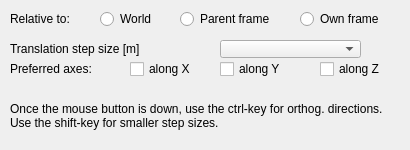
   <widget class="QWidget" name="mouseTranslation">
    <attribute name="title">
     <string>Mouse Translation</string>
    </attribute>
    <widget class="QLabel" name="label_18">
     <property name="geometry">
      <rect>
       <x>10</x>
       <y>90</y>
       <width>391</width>
       <height>51</height>
      </rect>
     </property>
     <property name="text">
      <string>Once the mouse button is down, use the ctrl-key for orthog. directions. Use the shift-key for smaller step sizes.</string>
     </property>
     <property name="wordWrap">
      <bool>true</bool>
     </property>
    </widget>
    <widget class="QRadioButton" name="qqPosOwn">
     <property name="geometry">
      <rect>
       <x>300</x>
       <y>10</y>
       <width>101</width>
       <height>18</height>
      </rect>
     </property>
     <property name="focusPolicy">
      <enum>Qt::StrongFocus</enum>
     </property>
     <property name="text">
      <string>Own frame</string>
     </property>
     <property name="autoExclusive">
      <bool>false</bool>
     </property>
    </widget>
    <widget class="QLabel" name="label_3">
     <property name="geometry">
      <rect>
       <x>10</x>
       <y>60</y>
       <width>121</width>
       <height>18</height>
      </rect>
     </property>
     <property name="text">
      <string>Preferred axes:</string>
     </property>
    </widget>
    <widget class="QCheckBox" name="qqPosZ">
     <property name="geometry">
      <rect>
       <x>320</x>
       <y>60</y>
       <width>81</width>
       <height>18</height>
      </rect>
     </property>
     <property name="focusPolicy">
      <enum>Qt::StrongFocus</enum>
     </property>
     <property name="text">
      <string>along Z</string>
     </property>
    </widget>
    <widget class="QComboBox" name="qqPosCombo">
     <property name="geometry">
      <rect>
       <x>220</x>
       <y>40</y>
       <width>141</width>
       <height>18</height>
      </rect>
     </property>
    </widget>
    <widget class="QLabel" name="label_4">
     <property name="geometry">
      <rect>
       <x>10</x>
       <y>40</y>
       <width>211</width>
       <height>18</height>
      </rect>
     </property>
     <property name="text">
      <string>Translation step size [m]</string>
     </property>
    </widget>
    <widget class="QCheckBox" name="qqPosX">
     <property name="geometry">
      <rect>
       <x>130</x>
       <y>60</y>
       <width>81</width>
       <height>18</height>
      </rect>
     </property>
     <property name="focusPolicy">
      <enum>Qt::StrongFocus</enum>
     </property>
     <property name="text">
      <string>along X</string>
     </property>
    </widget>
    <widget class="QCheckBox" name="qqPosY">
     <property name="geometry">
      <rect>
       <x>220</x>
       <y>60</y>
       <width>91</width>
       <height>18</height>
      </rect>
     </property>
     <property name="focusPolicy">
      <enum>Qt::StrongFocus</enum>
     </property>
     <property name="text">
      <string>along Y</string>
     </property>
    </widget>
    <widget class="QRadioButton" name="qqPosParent">
     <property name="geometry">
      <rect>
       <x>180</x>
       <y>10</y>
       <width>111</width>
       <height>18</height>
      </rect>
     </property>
     <property name="focusPolicy">
      <enum>Qt::StrongFocus</enum>
     </property>
     <property name="text">
      <string>Parent frame</string>
     </property>
     <property name="autoExclusive">
      <bool>false</bool>
     </property>
    </widget>
    <widget class="QLabel" name="label_2">
     <property name="geometry">
      <rect>
       <x>10</x>
       <y>10</y>
       <width>91</width>
       <height>18</height>
      </rect>
     </property>
     <property name="text">
      <string>Relative to:</string>
     </property>
    </widget>
    <widget class="QRadioButton" name="qqPosWorld">
     <property name="geometry">
      <rect>
       <x>100</x>
       <y>10</y>
       <width>81</width>
       <height>18</height>
      </rect>
     </property>
     <property name="focusPolicy">
      <enum>Qt::StrongFocus</enum>
     </property>
     <property name="text">
      <string>World</string>
     </property>
     <property name="autoExclusive">
      <bool>false</bool>
     </property>
    </widget>
   </widget>
